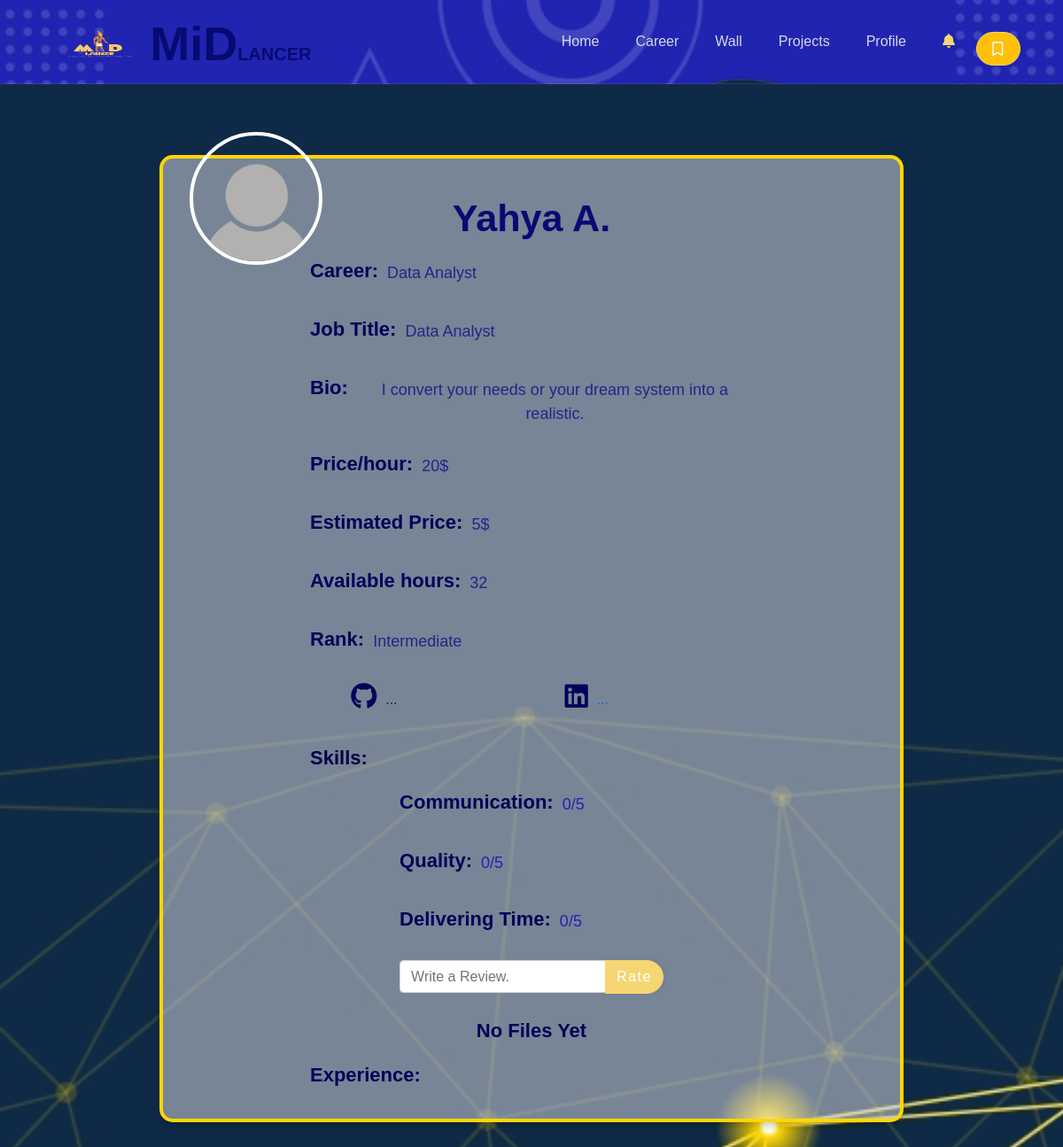
Before: /freelancerview.php?vfid=36 (signed in) with the older database file.
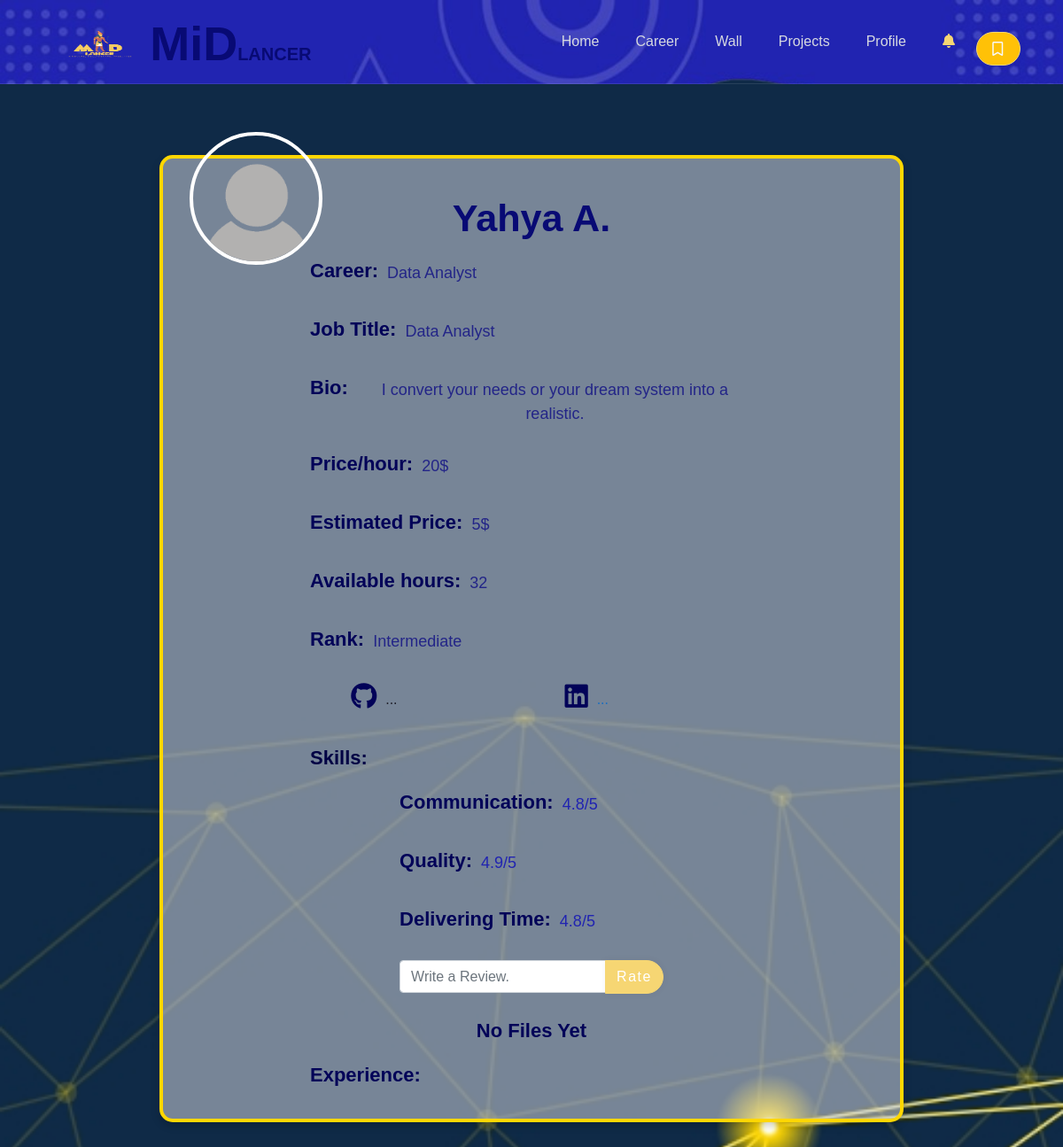
After: the same page with the newer database file.
### tables this page shows
CREATE TABLE `freelancer` (
  `freelancer_id` int(11) NOT NULL,
  `freelancer_name` varchar(255) NOT NULL,
  `email` varchar(255) NOT NULL,
  `phone_number` varchar(11) NOT NULL,
  `password` varchar(255) NOT NULL,
  `birthdate` date NOT NULL,
  `national_id` varchar(14) NOT NULL,
  `freelancer_image` longtext DEFAULT NULL,
  `job_title` varchar(255) NOT NULL,
  `available_hours` int(11) DEFAULT NULL,
  `price/hr` float DEFAULT 5,
  `link1` varchar(255) DEFAULT NULL,
  `link2` varchar(255) DEFAULT NULL,
  `freelancer_file` longtext DEFAULT NULL,
  `bio` text DEFAULT NULL,
  `premium` varchar(255) DEFAULT '0',
  `view` int(11) DEFAULT 0,
  `hidden` tinyint(1) DEFAULT 0,
  `admin_hidden` tinyint(1) DEFAULT 0,
  `career_id` int(11) NOT NULL,
  `rank_id` int(11) DEFAULT 1,
  `webssite_price` int(11) NOT NULL DEFAULT 5,
  `fl_join_date` date NOT NULL DEFAULT current_timestamp(),
  `last_seen` datetime DEFAULT current_timestamp()
);

CREATE TABLE `career` (
  `career_id` int(11) NOT NULL,
  `career_path` varchar(250) NOT NULL,
  `career_desc` text NOT NULL,
  `career_image` longtext NOT NULL
);

CREATE TABLE `rank` (
  `rank_id` int(11) NOT NULL,
  `rank` varchar(250) NOT NULL
);

### freelancerview.php (the view, shortened to what the changed rows need)
<?php
include("nav+bm.php");
if(isset($_GET['vfid'])) {
    $id = $_GET['vfid'];
    if(isset($_SESSION['user_id'])){
        $user_id = $_SESSION['user_id'];
        $vfid = $_GET['vfid'];
        $chkView = "SELECT freelancer_id, user_id FROM views WHERE freelancer_id = '$vfid' AND user_id = '$user_id'";
        $runChkView = mysqli_query($connect, $chkView);
        if (mysqli_num_rows($runChkView) == 0){
            $insertView = "INSERT INTO views(freelancer_id, user_id) VALUES ('$vfid','$user_id')";
            mysqli_query($connect, $insertView);
        }
    }
}
$select_freelancer = " SELECT * FROM `freelancer`
                       JOIN `career` ON `career`.`career_id` = `freelancer`.`career_id`
                       JOIN `rank` ON `rank`.`rank_id` = `freelancer`.`rank_id`
                       WHERE `freelancer`.`freelancer_id` = $id";
$run_select= mysqli_query($connect,$select_freelancer);
$select_avg="SELECT AVG(rate1) as RATE1 ,
                    AVG(rate2) as RATE2 ,
                    AVG(rate3) as RATE3
                    FROM `rate` WHERE `freelancer_id`= $id ";
$run_avg=mysqli_query($connect,$select_avg);
$key=mysqli_fetch_assoc($run_avg);
?>
<!DOCTYPE html>
<html lang="en">
<head>
    <link rel="stylesheet" href="css/all.min.css">
    <link rel="stylesheet" href="https://stackpath.bootstrapcdn.com/bootstrap/4.4.0/css/bootstrap.min.css">
    <link rel="stylesheet" href="https://cdnjs.cloudflare.com/ajax/libs/rateYo/2.3.2/jquery.rateyo.min.css">
    <link href="https://cdn.jsdelivr.net/npm/bootstrap@5.0.2/dist/css/bootstrap.min.css" rel="stylesheet">
    <link rel="stylesheet" href="https://cdnjs.cloudflare.com/ajax/libs/font-awesome/6.0.0-beta3/css/all.min.css">
    <link rel="stylesheet" href="./css/FREELANCERPROFILE.css">
</head>
<body>
<h2></h2>
    <div class="profile-container">
            <?php foreach($run_select as $data){ ?>
            <div class="class"></div>
            <div class="profile-image">
                <img src="<?php echo "img/profile/".htmlspecialchars($data['freelancer_image'], ENT_QUOTES, 'UTF-8' ) ?>" alt="Profile Image" id="image-preview">
            </div>
            <h1><?php echo htmlspecialchars($data['freelancer_name'] , ENT_QUOTES, 'UTF-8' )?></h1>
            <div  class="profile-form">
                <div class="form-group">
                <label for="career">Career:</label>
                    <p><?php echo htmlspecialchars($data['career_path'], ENT_QUOTES, 'UTF-8' )?></p>
                </div>
                <div class="form-group">
                    <label for="job-title">Job Title:</label>
                    <p class="web"><?php echo htmlspecialchars($data['job_title'] , ENT_QUOTES, 'UTF-8' )?></p>
                </div>
                <?php if(!empty($data['bio'])){ ?>
                    <div class="form-group">
                        <label for="bio">Bio:</label>
                        <p><?php echo htmlspecialchars($data['bio'], ENT_QUOTES, 'UTF-8')?></p>
                    </div>
                <?php } ?>
                <div class="form-group">
                    <label for="bio">Price/hour:</label>
                    <p><?php echo htmlspecialchars($data['price/hr'], ENT_QUOTES, 'UTF-8' )?>$</p>
                </div>
                <div class="form-group">
                    <label for="bio">Estimated Price:</label>
                    <p><?php echo htmlspecialchars($data['webssite_price'], ENT_QUOTES, 'UTF-8' )?>$</p>
                </div>
                <?php if(!empty($data['available_hours'])){ ?>
                    <div class="form-group">
                        <label for="bio">Available hours:</label>
                        <p><?php echo htmlspecialchars ($data['available_hours'], ENT_QUOTES, 'UTF-8')?></p>
                    </div>
                <?php } ?>
                <div class="form-group">
                    <label for="bio">Rank:</label>
                    <p><?php echo htmlspecialchars($data['rank'], ENT_QUOTES, 'UTF-8' ) ?></p>
                </div>
                <div class="group">
                    <?php if(!empty($data['link1'])){ ?>
                        <div class="form-group">
                            <label for="github-link"><i class="fa-brands fa-github"></i></label>
                            <div class="social-link1">
                                <a href="<?php echo htmlspecialchars($data['link1'], ENT_QUOTES, 'UTF-8'); ?>" target="_blank">GitHub</a>
                            </div>
                        </div>
                    <?php }else{ ?>
                        <div class="form-group">
                            <label for="github-link"><i class="fa-brands fa-github"></i></label>
                            <div class="social-link1">
                            <span>...</span>
                            </div>
                        </div>
                    <?php } ?>
                    <?php if(!empty($data['link2'])){?>
                        <div class="form-group">
                            <label for="linkedin-link"><i class="fa-brands fa-linkedin"></i></label>
                            <div class="social-link2">
                                <a href="<?php echo htmlspecialchars($data['link2'], ENT_QUOTES, 'UTF-8'); ?>" target="_blank">LinkedIn</a>
                            </div>
                        </div>
                    <?php }else{ ?>
                        <div class="form-group">
                            <label for="linkedin-link"><i class="fa-brands fa-linkedin"></i></label>
                            <div class="social-link2">
                            </i> <span>...</span>
                            </div>
                        </div>
                    <?php } ?>
                </div>
                <div class="form-group1">
                    <label for="skills">Skills:</label>
                </div>
                <form method="POST">
                <?php if(isset($_SESSION['user_id'])){ ?>
                    <div class="form-group">
                        <label for="rate-communication">Communication:</label>
                        <div class="rate-communic ">
                            <p style="color: #2124b1;">
                            <?php echo round($key['RATE1'],2);?>/5</p>
                        </div>
                    </div>
                    <div class="form-group">
                        <label for="rate-quality">Quality:</label>
                        <div class="rate-quality">
                            <p style="color: #2124b1;">
                            <?php echo round($key['RATE2'],2);?>/5</p>
                        </div>
                    </div>
                    <div class="form-group">
                        <label for="rate-delivery">Delivering Time:</label>
                        <div class="rate-delivery">
                            <p style="color: #2124b1;">
                            <?php echo round($key['RATE3'],2);?>/5</p>
                        </div>
                    </div>
                        <div class="input-group mb-3">
                            <input type="text" name="review" class="form-control" placeholder="Write a Review." aria-label="Recipient's username" aria-describedby="button-addon2">
                            <button type="submit" name="add" class="btn btn-warning">Rate</button>
                        </div>
                    <?php } ?>
                </form>
                <?php if(!empty($data['freelancer_file'])){?>
                    <div class="form-groupupload">
                        <label for="file-upload">CV: <a href="./file/<?php echo htmlspecialchars($data['freelancer_file'], ENT_QUOTES, 'UTF-8' ) ?>" target="_blank" ><?php echo $data['freelancer_file'];?></a></label>
                    </div>
                <?php }else{ ?>
                    <label style="font-weight: bold;
                        font-size: 22px;
                        color: rgb(2, 2, 88);
                        text-align: left;
                        padding-top: 9px;" for="file-upload">No Files Yet </label>
                <?php } ?>
                <div class="all">
                    <div class="txt d-flex f-row ">
                        <div class="form-group">
                            <label for="bio">Experience:</label>
                        </div>
                    </div>
                </div>
            </div>
        <div class="form-group11">
        </div>
        <?php } ?>
    </div>
</body>
</html>

Changed rows visible on the page:
changed freelancer "Yahya A.": RATE1 "0" → "4.8"; RATE2 "0" → "4.9"; RATE3 "0" → "4.8"
